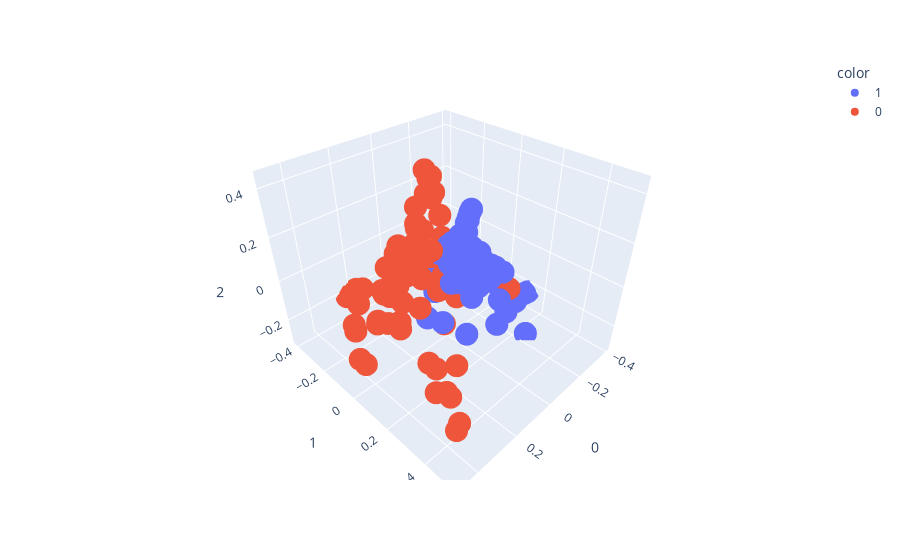

Notebook code cell kept with this figure:
### Code cell
fig = px.scatter_3d(pd.DataFrame(components), 
                    x=0, y=1, z=2, 
                    color=train_df["target"].astype(str),
                    hover_name=train_df["text"]
)
fig.show()

### Figure 1 — Plotly figure (JSON) as saved in the notebook; plotly's stock layout.template omitted (floating-point values rounded to 4 significant figures)
{"data": [{"hovertemplate": "<b>%{hovertext}</b><br><br>color=1<br>0=%{x}<br>1=%{y}<br>2=%{z}<extra></extra>", "hovertext": ["I can't stand working for this jerk. I'm so done with this job.", "I don't know how we're going to get this project done. My team is useless.", "I'm so bored. Can't wait to get out of here and go home.", "I'm calling in sick tomorrow. I can't handle another day of this.", "I just got offered a job with better pay and benefits. Should I take it?", "This meeting is such a waste of time. I have better things to do.", "I hate having to pretend like I care about this project. It's pointless.", "I wish I could just quit and travel the world instead of being stuck here.", "I'm so tired of my coworkers' drama. I can't wait to leave this toxic environment.", "I don't understand why my boss is so obsessed with micromanaging everything.", "I'm counting down the minutes until I can leave this place for good.", "I can't handle the workload anymore. Something needs to change.", "I just heard that the company is going bankrupt. I need to start looking for a new job.", "I can't believe how unprofessional my coworker is being right now.", "I'm so over this job. I need to find something that actually makes me happy.", "I'm too hungover to come in today.", "Can I get a raise? I need to pay off some gambling debts.", "Hey, can I borrow some money? I spent all mine on partying last night.", "I don't feel like working today. Can I just take a mental health day?", "I'm running late because I overslept. Can you cover for me?", "I'm not feeling well, but it's probably just from all the drinking I did last night.", "I'm quitting. This job sucks.", "I accidentally sent that email to the wrong person. Can you help me fix it?", "I don't know how to do this task. Can you do it for me?", "Sorry, I can't come in today. I'm going to be busy smoking weed.", "I'm going to be late because I'm stuck in traffic. I shouldn't have stayed up so late partying last night.", "I'm too tired to come in today. Can I take a nap instead?", "I'm not feeling well. I think I might have caught something from one of my many one-night stands.", "Can I leave early today? I have a hot date tonight.", "I don't want to work today. Can we just go out and get drunk instead?", "I need to take a break. I'm going to go smoke a joint.", "I'm going to be late because I'm waiting for my drug dealer to show up.", "I'm too busy watching Netflix to come in today.", "I'm going to be late because I'm stuck in line at the liquor store.", "I'm too hungover to do anything today.", "I'm not coming in today. I have to go to court for my DUI.", "Can I leave early today? I have a poker game tonight.", "I need to take a sick day. My girlfriend just dumped me.", "I'm not feeling well. I think I have food poisoning from that sushi I had last night.", "I'm going to be late because I forgot my keys and I had to break into my own apartment.", "I need to take a day off. My ex is stalking me and I need to file a restraining order.", "I'm not feeling well. I think I have a hangover.", "I can't come in today. My car broke down and I don't have any money to fix it.", "I'm going to be late because I overslept. I was up all night playing video games.", "I need to take a personal day. I just found out my dog has cancer.", "Can I leave early today? I have a golf game scheduled.", "I'm not feeling well. I think I ate something bad.", "I'm going to be late because I have to drop my kid off at daycare.", "I can't come in today. My roommate is having a party and I need to help clean up.", "I need to take a mental health day. I'm really stressed out.", "I'm not feeling well. I think I caught something from that girl I hooked up with last night.", "Can I leave early today? I have a date tonight and I need to get ready.", "I'm going to be late because I have a dentist appointment.", "I can't come in today. I have a doctor's appointment.", "Good morning beautiful. I hope you have an amazing day today.", "I miss you so much already. Can't wait to see you later.", "You're the best thing that ever happened to me. I love you more than anything.", "I'm so grateful for you and everything you do for me. Thank you for being my partner.", "Just wanted to remind you how much I love you and how lucky I am to have you in my life.", "I can't stop thinking about you. You make my heart skip a beat.", "You're my sunshine on a cloudy day. Love you always.", "I feel so blessed to have you as my girlfriend. I can't wait to create more amazing memories together.", "You're the most beautiful person I know, both inside and out. Love you to the moon and back.", "You make me a better person. Thank you for being my inspiration and motivation.", "I'm going to tell the boss what I really think about this project. It's a disaster.", "Did you hear about that coworker's personal life? I can't believe it. I'm going to gossip about it at lunch.", "I'm going to sneak out of work early today. Don't tell anyone.", "I can't believe they put us on this project together. I can't work with them. They're so incompetent.", "I'm not doing any work today. I'm just going to pretend like I am and hope no one notices.", "I'm going to take a long lunch break today. Maybe even hit up a bar. Want to come?", "This is so boring. I can't wait until the day is over so I can go home.", "I'm going to play a prank on the boss. It's going to be hilarious.", "I hate this job. I wish I could just quit and travel the world.", "I can't believe how boring this class is. I'm going to fall asleep.", "I didn't study at all for this test. I'm screwed.", "I'm going to cheat on this test. I need to pass.", "This teacher is terrible. I'm not learning anything in this class.", "I'm going to skip class today. It's not like anything important is going to happen.", "I can't stand this teacher's voice. It's like nails on a chalkboard.", "I'm going to complain to the principal about this teacher. They're not doing their job right.", "I don't care about this class. I'm just going to wing it.", "I'm going to be late to class today. Hopefully, the teacher won't notice.", "I'm going to argue with the teacher about their grading. They're being unfair.", "I can't believe how useless this lecture is. I'm never going to use any of this information.", "I didn't do the assignment because I had better things to do.", "I'm going to copy and paste this entire paper from the internet. It's not like the professor will notice.", "This professor is terrible. They don't even know how to teach properly.", "I'm going to skip class today. This class is not worth my time.", "I'm going to argue with the professor about their grading. They're being unfair.", "I don't understand why I have to take this class. It's a waste of my time.", "I don't care about this class. I'm just going to wing it.", "I'm not going to attend the office hours. The professor doesn't even care about their students.", "I'm going to write a bad review about this professor on RateMyProfessor. They deserve it.", "I can't wait to get out of here. This family is driving me insane.", "I hate my job. I don't want to go back there tomorrow.", "I can't believe how much weight I've gained. I need to start dieting ASAP.", "I'm going to skip class today. It's not like it's important anyway.", "I can't believe what a jerk my boss is. I'm so sick of working here.", "I had such a wild night last night. You wouldn't believe what happened.", "I think I have a crush on someone in the office. I can't stop thinking about them.", "I'm going to tell the boss what I really think about this project. It's a disaster."], "legendgroup": "1", "marker": {"color": "#636efa", "symbol": "circle"}, "mode": "markers", "name": "1", "scene": "scene", "showlegend": true, "type": "scatter3d", "x": [-0.08215, -0.00199, -0.07254, -0.01601, 0.0116, -0.01919, -0.0238, -0.002132, -0.0684, -0.1033, -0.001104, -0.03564, -0.008574, -0.06213, 0.009438, -0.2448, 0.005011, -0.07246, -0.1225, -0.1004, -0.02119, -0.0467, 0.02294, 0.02555, -0.2383, -0.203, -0.1757, -0.1078, -0.1705, -0.0946, -0.1049, -0.1796, -0.1756, -0.1743, -0.2087, -0.08544, -0.1723, 0.07024, -0.09585, -0.1792, 0.03287, -0.08771, -0.1816, -0.1848, 0.09154, -0.1581, -0.08563, -0.1796, -0.04899, -0.0108, -0.1019, -0.1151, -0.2432, -0.2416, -0.01466, -0.04088, -0.03018, 0.04872, 0.1851, -0.06546, -0.01841, -0.04711, 0.02621, 0.04763, -0.108, -0.1051, -0.2608, 0.04114, -0.1403, -0.2064, -0.07445, -0.2141, 0.007614, -0.205, -0.04092, -0.09012, -0.1436, -0.3931, -0.1002, -0.138, -0.2275, -0.3136, -0.1902, -0.1009, -0.01016, -0.1298, -0.01049, -0.3165, -0.1529, -0.1447, -0.2275, -0.1239, -0.08283, -0.04204, -0.07447, -0.01198, -0.3754, -0.09986, -0.09017, -0.06907, -0.108], "y": [0.05692, 0.11, -0.000869, -0.01104, 0.1012, -0.0359, 0.1547, 0.123, -0.008963, 0.06892, -0.1418, -0.008257, 0.1601, 0.01127, 0.05577, 0.07606, 0.04004, -0.004729, 0.1747, -0.166, 0.0939, 0.02691, 0.02583, -0.1022, 0.06054, -0.0879, 0.06554, 0.02117, 0.03736, 0.1919, 0.07085, -0.03196, 0.04892, -0.0276, 0.05849, 0.07227, 0.03602, 0.1321, 0.01705, -0.02297, 0.04331, 0.02367, 0.07367, -0.03742, 0.1117, 0.03051, 0.01653, -0.03196, 0.1118, 0.0644, 0.01875, 0.05206, -0.04032, 0.0388, -0.1602, -0.01814, -0.00165, 0.1124, 0.1609, -0.03095, -0.01096, -0.002034, -0.08349, 0.0466, 0.1938, 0.03888, 0.1557, 0.1698, 0.1992, 0.05461, -0.006006, 0.07174, 0.1444, 0.05395, -0.006543, 0.06805, 0.01074, 0.1232, 0.03181, 0.06563, 0.2474, -0.00242, 0.02301, 0.07563, -0.05384, 0.002715, -0.08989, 0.06128, -0.02477, 0.03859, 0.2474, -0.06277, -0.04843, -0.01623, 0.07345, 0.03299, 0.1203, 0.07882, 0.01455, -0.05722, 0.1938], "z": [0.07745, -0.2546, 0.1078, 0.1244, 0.0404, 0.06115, 0.05757, 0.001272, 0.08257, -0.02958, -0.0231, 0.07582, 0.01794, 0.0831, 0.08823, -0.119, 0.06015, 0.1097, -0.1023, -0.01501, 0.1259, 0.07887, 0.1162, -0.2775, -0.09714, -0.007134, -0.06238, 0.2606, -0.06387, -0.2066, -0.01603, -0.03799, -0.05644, -0.0294, -0.1162, -0.04497, -0.06093, 0.06309, 0.2271, -0.03392, 0.08605, 0.2227, -0.07744, 0.02605, 0.06176, -0.0494, 0.2067, -0.03799, 0.08631, 0.0985, 0.2474, -0.09373, -0.07357, -0.09048, -0.08717, 0.1031, 0.08207, 0.05122, -0.0431, 0.02582, 0.1159, 0.08843, -0.029, 0.0548, 0.05296, 0.05634, -0.2005, -0.00119, -0.1625, -0.07684, 0.1475, -0.0368, 0.02534, -0.03013, 0.07256, -0.002112, -0.04619, -0.2374, 0.03159, -0.0007257, -0.3067, -0.1781, -0.01518, -0.001636, 0.06824, -0.01535, -0.1436, -0.2045, -0.01101, -0.1065, -0.3067, -0.06325, 0.01086, 0.1243, -0.04278, 0.07353, -0.2376, 0.09487, 0.163, 0.09946, 0.05296]}, {"hovertemplate": "<b>%{hovertext}</b><br><br>color=0<br>0=%{x}<br>1=%{y}<br>2=%{z}<extra></extra>", "hovertext": ["Hi just wanted to let you know that I finished the project and it's ready for your review. Let me know if you need anything else from me.", "Good morning I'm running a few minutes late today due to traffic. I should be in the office by", "Hi I'm having trouble accessing the company database. Are you available to help troubleshoot the issue?", "Just a reminder that we have a team meeting attoday. Looking forward to seeing you there.", "Hi I need to take a personal day tomorrow. I've already notified and I will make sure to complete any outstanding tasks before I leave.", "Thanks for your feedback on the report. I've made the changes you suggested and will send the updated version to you shortly.", "Can we schedule a quick call to discuss the new project? I have some ideas I'd like to run by you.", "Good luck with the presentation today! Let me know how it goes.", "I'm not feeling well today and won't be able to make it into the office. I'll be available by email or phone if you need me.", "Just wanted to say thank you for your help on the project. I couldn't have done it without you!", "Hi just wanted to check in and see if you need anything from me today.", "Good morning I wanted to update you on the progress of the project. We're on track to meet the deadline.", "Hi I'm going to be out of the office today for a doctor's appointment. Is there anything urgent you need me to take care of before I go?", "Just wanted to let you know that I completed the training module and passed the quiz. Thanks for assigning it to me!", "Good afternoon can we schedule a meeting to discuss the budget for next quarter?", "Hi I wanted to share an idea I have for improving our customer service. When would be a good time to talk about it?", "I'm going to be working from home today. Is there anything you need me to take care of remotely?", "Hi I'm running late this morning due to traffic. I should be in the office by", "Just wanted to check in and make sure you received the report I sent yesterday. Let me know if you have any questions or feedback.", "Hi I need to take a personal day next week for a family event. Is there anything you need me to take care of before I go?", "Good morning I wanted to let you know that I finished the task you assigned me and it's ready for your review.", "Hi I'm having trouble with my computer. Can you or IT help me troubleshoot the issue?", "Just wanted to say thank you for your guidance on the project. I appreciate your support.", "Hi I'm going to be in a meeting for the next hour. Can I follow up with you afterwards?", "Good afternoon I wanted to let you know that I'll be out of the office for a training seminar next week. I've already coordinated withto cover my responsibilities.", "Hi I wanted to remind you that our team is presenting the new project to the client tomorrow. Is there anything else you need from me before then?", "Just wanted to check in and make sure we're still on track for our meeting tomorrow at", "Hi I received a request from a client for a new product feature. Can we discuss it further?", "Good morning I wanted to give you an update on the sales numbers for last quarter. We exceeded our target by", "Hi I'm going to be on vacation next week. I'll make sure to complete all outstanding tasks before I go.", "Just wanted to let you know that I'm running a few minutes late this morning due to an unexpected delay. I should be in the office by", "Hi I wanted to share some positive feedback we received from a client. They were very happy with the service we provided.", "Good afternoon I wanted to request a day off next month for a personal event. Is that possible?", "Hi I wanted to discuss my performance evaluation with you. When would be a good time to do that?", "Just wanted to remind you that the deadline for the project is coming up. Do you need any additional information or support from me?", "Hi I'm having trouble with a difficult customer", "Hi can you send me the latest version of the presentation? I need to review it before the meeting tomorrow.", "Good morning I wanted to check in and see if you need any help with the project.", "Hi I wanted to let you know that I completed my part of the task. Let me know if you need anything else from me.", "Just wanted to remind you that we have a team meeting attoday. Looking forward to seeing you there.", "Hi I'm going to be out of the office tomorrow for a doctor's appointment. Can you cover my responsibilities for the day?", "Good afternoon can you send me the file with the data we discussed earlier?", "Hi I wanted to discuss some ideas I have for the project. When would be a good time to talk about it?", "Just wanted to say thank you for your help on the project. I appreciate your support.", "Hi I'm having trouble with my computer. Do you have any suggestions on how to fix it?", "Good morning I wanted to let you know that I'll be out of the office for a training seminar next week. I'll make sure to complete all outstanding tasks before I go.", "Hi I received a request from a client for a new product feature. Can you help me research it?", "Just wanted to check in and see how you're doing on the project. Do you need any support or resources?", "Hi can you review the document I sent and give me your feedback by the end of the day?", "Good afternoon I'm going to be working from home tomorrow. Is there anything you need me to take care of remotely?", "Hi I need to take a personal day next week for a family event. Can you cover my responsibilities for the day?", "Just wanted to remind you that the deadline for the project is coming up. Do you need any additional information or support from me?", "Hi I wanted to share some positive feedback we received from a client. They were very happy with the service we provided.", "Good morning I'm going to be in a meeting for the next hour. Can I follow up with you afterwards?", "Hi I'm having trouble with a difficult customer. Can you offer any advice or support?", "Just wanted to say thank you for your hard work on the project. We're making great progress together.", "Good morning, Professor I wanted to check in and see if you had any feedback on my recent assignment.", "Hi Professor I'm going to be late to class today due to unforeseen circumstances. I will be there as soon as I can.", "Good afternoon, Professor I had a question about the reading assignment. Could we discuss it after class?", "Hi Professor I just wanted to say thank you for your guidance and support this semester. I appreciate your help.", "Good morning, Professor Could you let me know if there are any updates or changes to the schedule for this week?", "Hi Professor I'm having trouble understanding the concepts in this week's lecture. Do you have any additional resources or suggestions?", "Good afternoon, Professor I'm sorry to inform you that I won't be able to attend class today due to illness. I will make sure to catch up on the missed material.", "Hi Professor I was wondering if I could schedule some time to discuss my academic progress and future plans with you?", "Good morning, Professor Could you clarify the requirements for the upcoming assignment? I want to make sure I'm on the right track.", "Hi Professor I'm having trouble accessing the course materials online. Is there a solution to this issue?", "Good afternoon, Professor I just wanted to inform you that I'll be submitting my assignment a bit later than the deadline due to personal circumstances.", "Hi Professor I wanted to let you know that I won't be able to attend the lecture tomorrow. Is there anything I should be aware of before the next class?", "Good morning, Professor I was wondering if you could recommend some additional readings or sources related to the current topic.", "Hi Professor I'm really struggling with the class material. Do you have any advice or suggestions for how I can improve my understanding?", "Good afternoon, Professor I'm interested in pursuing a research project related to this course. Could we discuss potential ideas and resources?", "Hi Professor I just wanted to inform you that I won't be able to attend the final exam due to a medical emergency. Is there a possibility for a makeup exam?", "Good morning, Professor I wanted to inform you that I'll be submitting my assignment earlier than the deadline, as I want to receive feedback and improve my work.", "Hi Professor I'm having trouble finding the required textbook for this class. Is there a way to access it?", "Good afternoon, Professor I was wondering if you could provide some advice on how to prepare for the upcoming exam?", "Hi Professor I just wanted to express my appreciation for your passion and dedication to teaching. I'm learning so much from your class."], "legendgroup": "0", "marker": {"color": "#EF553B", "symbol": "circle"}, "mode": "markers", "name": "0", "scene": "scene", "showlegend": true, "type": "scatter3d", "x": [0.3784, -0.06738, 0.05928, 0.0688, 0.07866, 0.01672, 0.06418, 0.05928, -0.04195, 0.3997, 0.2855, 0.2728, -0.1879, 0.195, 0.07609, 0.1605, -0.2267, -0.01462, 0.2828, 0.07473, 0.2694, 0.0812, 0.4365, -0.07517, 0.1856, 0.2723, 0.266, 0.09313, 0.1384, 0.01971, 0.176, 0.1802, 0.1372, 0.1854, 0.3772, 0.04641, 0.07342, 0.4528, 0.3022, 0.1783, -0.1035, 0.02997, 0.2738, 0.4757, 0.02329, 0.2312, 0.1133, 0.3876, 0.06323, -0.08479, 0.0663, 0.3772, 0.1802, -0.01937, 0.09191, 0.2711, 0.2804, -0.226, 0.01997, 0.3977, 0.1855, 0.07207, -0.04353, 0.05745, 0.09415, 0.02896, 0.1985, 0.1317, 0.0684, -0.03822, 0.1189, 0.09987, 0.18, -0.02835, 0.04008, 0.07851], "y": [-0.1241, -0.3436, -0.009317, 0.1169, -0.1331, -0.07658, 0.0407, -0.2292, -0.0887, 0.416, 0.1897, -0.05704, 0.01303, -0.0813, -0.2032, -0.1242, 0.1403, -0.3312, -0.1142, -0.01113, -0.3142, -0.01255, 0.4914, -0.06615, -0.3427, 0.1389, 0.01124, -0.07473, -0.1514, -0.1977, -0.2665, -0.07882, -0.13, -0.156, 0.3749, -0.06948, -0.06568, 0.03528, -0.2542, 0.1618, -0.1196, -0.1423, -0.07376, 0.5166, -0.06267, -0.4037, -0.0145, 0.336, -0.09927, -0.009468, -0.1025, 0.3749, -0.07882, -0.1962, 0.01124, 0.3172, -0.2392, -0.0694, -0.2176, 0.3504, -0.3957, -0.09574, -0.1753, -0.1314, -0.2458, -0.08669, -0.13, -0.2035, -0.1621, -0.07129, -0.09106, -0.04323, -0.1945, -0.07132, -0.1829, 0.02757], "z": [-0.2975, -0.2198, 0.3801, -0.0125, 0.09493, 0.05588, 0.04808, -0.2434, -0.01017, -0.06386, -0.1593, -0.1285, -0.09238, -0.1846, 0.02006, 0.1141, -0.1197, -0.06491, -0.1604, 0.1411, -0.2997, 0.4401, -0.09073, 0.03876, -0.1594, 0.06287, -0.1181, 0.2395, -0.0674, 0.01143, -0.3049, 0.18, 0.06943, 0.04636, -0.09304, 0.4423, 0.07909, -0.1572, -0.2754, -0.05283, 0.05177, 0.02458, 0.02613, -0.06582, 0.4133, -0.2116, 0.2458, -0.1178, 0.1438, -0.07642, 0.1969, -0.09304, 0.18, -0.1121, 0.3781, -0.08966, -0.1309, -0.1055, -0.04134, 0.01251, -0.1905, 0.294, -0.1084, 0.108, -0.06955, 0.3366, -0.07686, -0.1473, -0.005528, 0.1251, 0.04751, 0.005699, -0.1101, 0.2294, 0.04424, -0.02567]}], "layout": {"legend": {"title": {"text": "color"}, "tracegroupgap": 0}, "margin": {"t": 60}, "scene": {"domain": {"x": [0, 1], "y": [0, 1]}, "xaxis": {"title": {"text": "0"}}, "yaxis": {"title": {"text": "1"}}, "zaxis": {"title": {"text": "2"}}}}}
